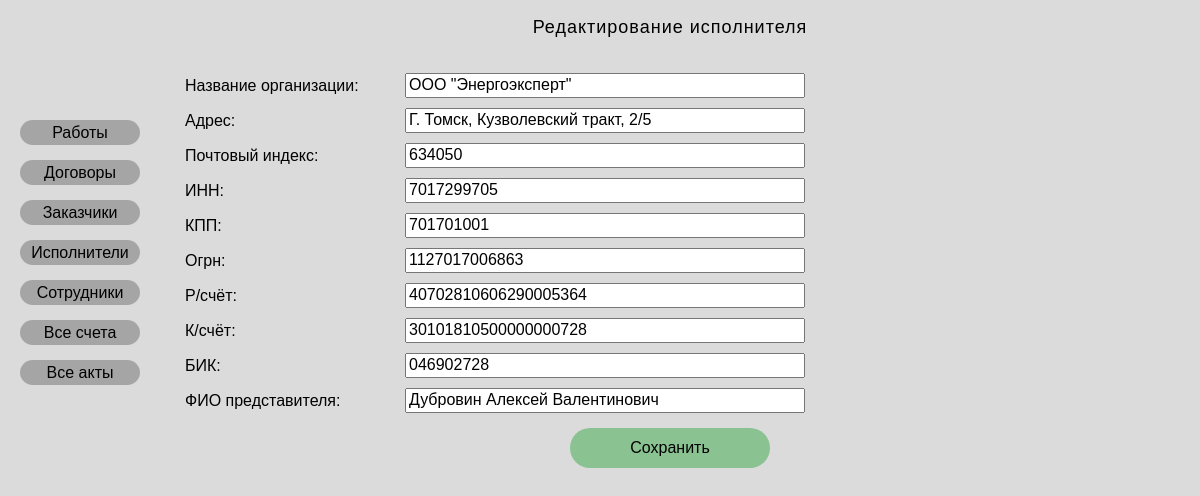
Screenshot of /contract/executor_list/1/ with the database file from the repository.
### vcrdocumentsproject/apps/document/models.py (models this page shows, shortened)
class Executors(models.Model):
    executor_code = models.AutoField('Код исполнителя', primary_key=True)
    organization_name = models.CharField('Название организации', max_length = 250)
    post_index = models.CharField('Почтовый индекс', max_length = 6)
    inn = models.CharField('ИНН', max_length=10)
    kpp = models.CharField('КПП', max_length=9)
    address = models.CharField('Адрес', max_length=100)
    payment_account = models.CharField('Рассчетный счёт', max_length=20)
    bik = models.CharField('БИК', max_length=9, blank=True)
    сorrespondent_bill = models.CharField('Корреспондентский счёт', max_length=20, blank=True)
    ogrn = models.CharField('ОГРН', max_length=13, blank=True)
    fio = models.CharField('Фамилия, имя и отчество', max_length=100, blank=True)
    hide = models.BooleanField('Скрыть исполнителя', default=False,  null=True)
    class Meta:
        verbose_name = "Исполнитель"
        verbose_name_plural = "Исполнители"

### vcrdocumentsproject/apps/document/views.py (the view)
# urls.py: path('executor_list/<str:executor_code>/', views.executor, name='executor'),
def executor(request, executor_code):
    try:
        a = Executors.objects.get( executor_code  = executor_code )
    except:
        raise Http404("Исполнитель не найден")
    return  render(request, 'document/executor.html', {'executor': a})

### vcrdocumentsproject/templates/document/executor.html (shortened to what this page needs)
{% extends 'base.html' %}
{% block content %}
<div class="content-container">
<form action="{% url 'contract:executor_save' executor.executor_code %}" method="POST">
    <p class="title">Редактирование исполнителя</p>
    <div class="item-select-wrapper"><p>Название организации: </p><input class="item-input" type="text" value="{{executor.organization_name}}" maxlength = "250" name="organization_name"></div>
    <div class="item-select-wrapper"><p>Адрес:</p><input class="item-input" type="text" value="{{executor.address}}" maxlength = "100" name="address"> </div>
        <div class="item-select-wrapper"><p>Почтовый индекс:</p><input class="item-input" type="text" value="{{executor.post_index}}" maxlength = "6" name="post_index"> </div>
        <div class="item-select-wrapper"><p>ИНН:</p><input class="item-input" type="text" value="{{executor.inn}}" maxlength = "10" name="inn"> </div>
        <div class="item-select-wrapper"><p>КПП:</p><input class="item-input" type="text" value="{{executor.kpp}}" maxlength = "9" name="kpp"> </div>
        <div class="item-select-wrapper"><p>Огрн:</p><input class="item-input" type="text" value="{{executor.ogrn}}" maxlength = "13" name="ogrn"> </div>
        <div class="item-select-wrapper"><p>Р/счёт:</p><input class="item-input" type="text" value="{{executor.payment_account}}" maxlength = "20" name="payment_account"> </div>
        <div class="item-select-wrapper"><p>К/счёт:</p><input class="item-input" type="text" value="{{executor.сorrespondent_bill}}" maxlength = "20" name="сorrespondent_bill"> </div>
        <div class="item-select-wrapper"><p>БИК:</p><input class="item-input" type="text" value="{{executor.bik}}" maxlength = "9" name="bik"> </div>
        <div class="item-select-wrapper"><p>ФИО представителя:</p><input class="item-input" type="text" value="{{executor.fio}}" maxlength = "100" name="fio"> </div>
        <div class="button-wrapper"><button class="button-save" type="submit">Сохранить</button></div>
</form>
</div>
{% endblock %}

### vcrdocumentsproject/apps/document/static/document/css/style.css (style rules this page uses)
* { box-sizing: border-box; }
.content-container { padding-top: 17px; width: 970px; margin-bottom: 15px; }
p { width: 220px; }
html { overflow-y: scroll; }
body { display: flex; background-color: rgba(196, 196, 196, 0.6); font-family: sans-serif; font-style: normal; font-weight: normal; font-size: 16px; line-height: 21px; cursor: default; }
.title { width: 970px; margin-top: 0px; text-align: center; font-size: 18px; margin-bottom: 30px; letter-spacing: 1px; }
.item-select-wrapper { display: flex; height: 35px; align-items: center; }
.item-input { width: 400px; }
.button-wrapper { display: flex; justify-content: center; margin-bottom: 20px; margin-top: 10px; }
.button-save { background-color: #8BC291; border: none; border-radius: 20px; width: 200px; height: 40px; }

### rows the page displays
Executors: organization_name "ООО \"Энергоэксперт\"", address "Г. Томск, Кузволевский тракт, 2/5", post_index "634050", inn "7017299705", kpp "701701001", ogrn "1127017006863", payment_account "40702810606290005364", сorrespondent_bill "30101810500000000728", bik "046902728", fio "Дубровин Алексей Валентинович"
